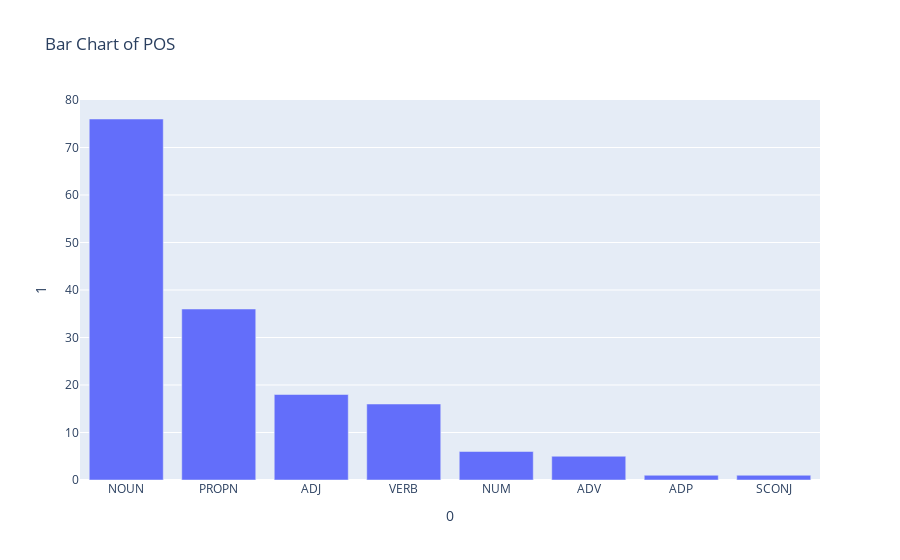

Source (notebook cell):
### Code cell
from collections import Counter
import matplotlib.pyplot as plt
import numpy as np

counts = Counter(doc_pos)
common = counts.most_common()
df_pos = pd.DataFrame(common)
df_pos

fig = px.bar(df_pos, x=0, y=1, title='Bar Chart of POS')
fig.show()

### Figure 1 — Plotly figure (JSON) as saved in the notebook; plotly's stock layout.template omitted (floating-point values rounded to 4 significant figures)
{"data": [{"alignmentgroup": "True", "hoverlabel": {"namelength": 0}, "hovertemplate": "0=%{x}<br>1=%{y}", "legendgroup": "", "marker": {"color": "#636efa"}, "name": "", "offsetgroup": "", "orientation": "v", "showlegend": false, "textposition": "auto", "type": "bar", "x": ["NOUN", "PROPN", "ADJ", "VERB", "NUM", "ADV", "ADP", "SCONJ"], "xaxis": "x", "y": [76, 36, 18, 16, 6, 5, 1, 1], "yaxis": "y"}], "layout": {"barmode": "relative", "legend": {"tracegroupgap": 0}, "title": {"text": "Bar Chart of POS"}, "xaxis": {"anchor": "y", "domain": [0, 1], "title": {"text": "0"}}, "yaxis": {"anchor": "x", "domain": [0, 1], "title": {"text": "1"}}}}
